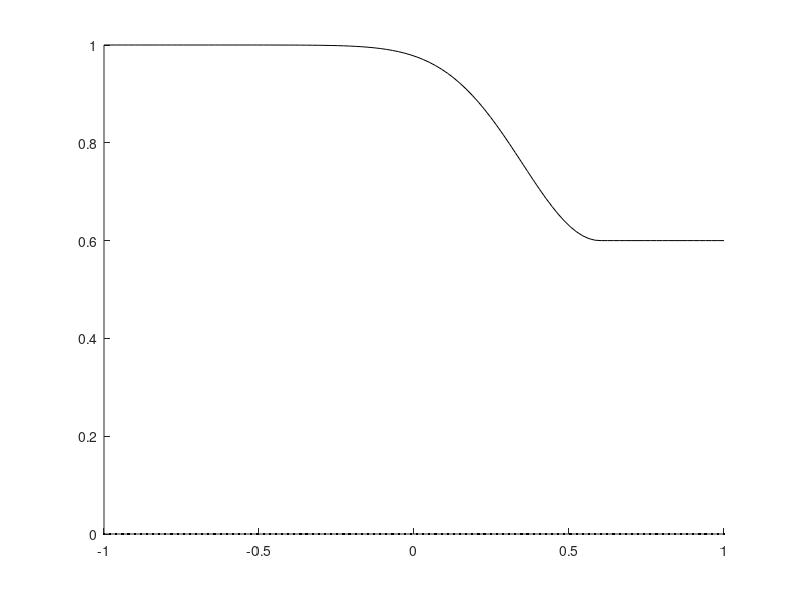

This figure's MATLAB source: (Note: this script raises an error after producing the figure.)
%% 1 a
topBoundary = @(x) (1 - 0.4*exp(-8*(0.6 - x).^2)).*(x <= 0.6) + 0.6*(x > 0.6);
dtopBoundary = @(x) -0.4*exp(-8*(0.6 - x).^2).*(16*(0.6 - x))*(x <= 0.6) + 0*(x > 0.6);
bottomBoundary = @(x) 0;
dbottomBoundary = @(x) 0;

Nx = 101;
Ny = 121;
deltaX = 2/Nx;
xIndex = @(i) -1 + deltaX*i;
deltaY = @(i) topBoundary(xIndex(i))/Ny;
yIndex = @(i, j) deltaY(i)*j;

hold on;
x = xIndex(0:Nx);
plot(x, topBoundary(x),'k');
plot(x, bottomBoundary(x),'k');
for i = 1:Nx
    y = linspace(bottomBoundary(xIndex(i)), topBoundary(xIndex(i)), 1000);
    [x, ~] = hermiteInterpolation(bottomBoundary(xIndex(i)), xIndex(i), -dbottomBoundary(xIndex(i)), topBoundary(xIndex(i)), xIndex(i), -dtopBoundary(xIndex(i)), y);
    plot(x, y, 'k');
end

for j = 1:Ny
    x = zeros(Nx, 1);
    y = zeros(Nx, 1);
    for i = 1:Nx
        y(i) = yIndex(i, j);
        [x(i), ~] = hermiteInterpolation(bottomBoundary(xIndex(i)), xIndex(i), -dbottomBoundary(xIndex(i)), topBoundary(xIndex(i)), xIndex(i), -dtopBoundary(xIndex(i)), y(i));
    end
    plot(x, y, 'k');
end
hold off
xlabel('x');
ylabel('y');
title('H grid');
saveas(gcf, 'Figures/07_01.png', 'png');

%% 1b
Ntheta = 101;
Nr = 81;
outerBoundaryX = @(theta) 3*cos(theta);
outerBoundaryY = @(theta) 3*sin(theta);
outerBoundaryR = @(theta) 3;
innerBoundaryX = @(theta) cos(theta);
innerBoundaryY = @(theta) 0.3*sin(theta);
innerBoundaryR = @(theta) sqrt(innerBoundaryX(theta).^2 + innerBoundaryY(theta).^2);
dydxInnerBoundary = @(theta) -0.3*cos(theta)./sin(theta);
dydxOuterBoundary = @(theta) -cos(theta)./sin(theta);
theta = linspace(0, 2*pi, Ntheta);
figure;
hold on;
plot(outerBoundaryX(theta), outerBoundaryY(theta), 'k', innerBoundaryX(theta), innerBoundaryY(theta), 'k');
for i = 1:Ntheta
    x = linspace(innerBoundaryX(theta(i)), outerBoundaryX(theta(i)), 1000);
    [y, dy] = hermiteInterpolation(innerBoundaryX(theta(i)), innerBoundaryY(theta(i)), ...
        -1/dydxInnerBoundary(theta(i)), outerBoundaryX(theta(i)), ...
        outerBoundaryY(theta(i)), -1/dydxOuterBoundary(theta(i)), x);
    plot(x, y, 'k');
end

deltaR = @(theta) (outerBoundaryR(theta) - innerBoundaryR(theta))/Nr;
for j = 1:Nr
    for i = 1:Ntheta-1
        
        x = linspace(innerBoundaryX(theta(i)), outerBoundaryX(theta(i)), 1000);
        [y, dy] = hermiteInterpolation(innerBoundaryX(theta(i)), innerBoundaryY(theta(i)), ...
            -1/dydxInnerBoundary(theta(i)), outerBoundaryX(theta(i)), ...
            outerBoundaryY(theta(i)), -1/dydxOuterBoundary(theta(i)), x);
        r = sqrt(x.^2 + y.^2);
        dR1 = deltaR(theta(i));
        r1 = innerBoundaryR(theta(i)) + dR1*j;
        [~, index] = min(abs(r - r1));
        
        x1 = x(index);
        y1 = y(index);
        dy1 = dy(index);

        x = linspace(innerBoundaryX(theta(i+1)), outerBoundaryX(theta(i+1)), 1000);
        [y, dy] = hermiteInterpolation(innerBoundaryX(theta(i+1)), innerBoundaryY(theta(i+1)), ...
            -1/dydxInnerBoundary(theta(i+1)), outerBoundaryX(theta(i+1)), ...
            outerBoundaryY(theta(i+1)), -1/dydxOuterBoundary(theta(i+1)), x);
        r = sqrt(x.^2 + y.^2);
        dR2 = deltaR(theta(i+1));
        r2 = innerBoundaryR(theta(i+1)) + dR2*j;
        [~, index] = min(abs(r - r2));
        
        x2 = x(index);
        y2 = y(index);
        dy2 = dy(index);

%         x = linspace(x1, x2, 100);
%         [y, dy] = hermiteInterpolation(x1, y1, -1/dy1, x2, y2, -1/dy2, x);
        plot([x1,x2], [y1,y2], 'k');
    end
end
title('O-grid');
hold off;
saveas(gcf, 'Figures/07_02.png', 'png');

%% problem 1(c)
Ntheta = 101;
Nr = 71;
outerBoundaryX = @(theta) 1.8 - 1.5*cos(theta);
outerBoundaryY = @(theta) 0.75*sin(theta);
outerBoundaryR = @(theta) sqrt(outerBoundaryX(theta).^2 + outerBoundaryY(theta).^2);
%innerBoundaryX = @(theta) cos(theta);
innerBoundaryYLower = @(x) 0*(0.8 <= x && x <= 1.8) - 4*(0.8 - x).^2.*sqrt(x - 0.55).*(0.55 <= x && x <= 0.8);
innerBoundaryYUpper = @(x) 0*(0.8 <= x && x <= 1.8) + 4*(0.8 - x).^2.*sqrt(x - 0.55).*(0.55 <= x && x <= 0.8);
%innerBoundaryR = @(theta) sqrt(innerBoundaryX(theta).^2 + innerBoundaryY(theta).^2);
dydxInnerBoundaryUpper = @(x) 0*(0.8 <= x && x <= 1.8) + (2*(0.8 - x).^2./sqrt(x-0.55) - 8*(0.8 - x).*sqrt(x -0.55)).*(0.55 <= x && x <= 0.8)
dydxInnerBoundaryLower = @(x) 0*(0.8 <= x && x <= 1.8) - (2*(0.8 - x).^2./sqrt(x-0.55) - 8*(0.8 - x).*sqrt(x -0.55)).*(0.55 <= x && x <= 0.8)
dydxOuterBoundary = @(theta) 0.75*cos(theta)./(1.5*sin(theta));
theta = linspace(-pi/2, pi/2, Ntheta);
Nx = 101;
xIndex = @(i) 0.55 + 1.25*((2*i - Nx - 1)/(Nx - 1)).^2;

figure;
hold on;
plot(outerBoundaryX(theta), outerBoundaryY(theta), 'k');

for i = 1:(Nx - 1)/2
    x = linspace(xIndex(i), outerBoundaryX(theta(i)), 1000);
    [y, dy] = hermiteInterpolation(xIndex(i), innerBoundaryYLower(xIndex(i)), ...
        -1/dydxInnerBoundaryLower(xIndex(i)), outerBoundaryX(theta(i)), ...
        outerBoundaryY(theta(i)), -1/dydxOuterBoundary(theta(i)), x);
    plot(x, y, 'k');
end

%for i = (Nx + 1)/2:Nx
%end
